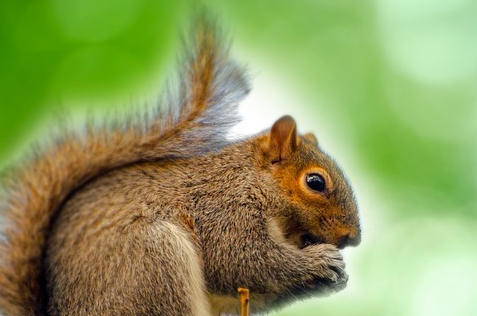
#> input picture lab1-hybrid-image/gui/res/squirrel1.png, 477 x 316 px, found by its file name
$ python fft_20230326231349.py
#> lines starting #> are read from the running program, lines starting #| are printed output that depends on the picture
import cv2
import numpy as np
from matplotlib import pyplot as plt

pairs = [
    ('res/squirrel1.png', 'res/bunny1.png'),
    ('res/cat.jpg', 'res/dog.jpg'),
    ('res/donkey1.png', 'res/zebra1.png'),
]
ksize1, sigma1, ksize2, sigma2 = 39, 11, 21, 5
d1, d2 = 50, 50


def ideal_spectral_filter(shape, d, type='lowpass'):
    m, n = shape
    basic_element = 0 if type == 'lowpass' else 1
    filter_element = 1 if type == 'lowpass' else 0
    h = np.full((m, n), basic_element, dtype=np.float32)
    for i in range(m):
        for j in range(n):
            if np.sqrt((i - m / 2) ** 2 + (j - n / 2) ** 2) <= d:
                    h[i, j] = filter_element
    return h


def spatial_hybrid_image(img1, img2, ksize1, sigma1, ksize2, sigma2):
    img1_low_pass = cv2.GaussianBlur(img1, (ksize1, ksize1), sigma1)
    img2_high_pass = cv2.subtract(img2, cv2.GaussianBlur(img2, (ksize2, ksize2), sigma2))
    hybrid_image = cv2.add(img1_low_pass, img2_high_pass)

    plt.subplot(321), plt.imshow(img1, cmap='gray')
    plt.title('Input Image1'), plt.xticks([]), plt.yticks([])
    plt.subplot(322), plt.imshow(img1_low_pass, cmap='gray')
    plt.title(f'Image1 Low Pass. ksize1 = {ksize1}, sigma1 = {sigma1}'), plt.xticks([]), plt.yticks([])
    plt.subplot(323), plt.imshow(hybrid_image, cmap='gray')
    plt.title('Hybrid Image'), plt.xticks([]), plt.yticks([])
    plt.subplot(324), plt.imshow(img2, cmap='gray')
    plt.title('Input Image2'), plt.xticks([]), plt.yticks([])
    plt.subplot(325), plt.imshow(img2_high_pass, cmap='gray')
    plt.title(f'Image2 High Pass. ksize2 = {ksize2}, sigma2 = {sigma2}'), plt.xticks([]), plt.yticks([])
    plt.show()


def spectral_hybrid_image(image1, image2, d1, d2):  # ref: https://www.youtube.com/watch?v=YVBxM64kpkU
    f1 = np.fft.fft2(np.float32(image1))
    f2 = np.fft.fft2(np.float32(image2))
    f1shift = np.fft.fftshift(f1)
    f2shift = np.fft.fftshift(f2)
    h1 = ideal_spectral_filter(f1.shape, d1, type='lowpass')
    h2 = ideal_spectral_filter(f2.shape, d2, type='highpass')
    f1_filtered = f1shift * h1
    f2_filtered = f2shift * h2
    f1_filtered_shift = np.fft.ifftshift(f1_filtered)
    f2_filtered_shift = np.fft.ifftshift(f2_filtered)
    f1_filtered_ifft = np.fft.ifft2(f1_filtered_shift)
    f2_filtered_ifft = np.fft.ifft2(f2_filtered_shift)
    hybrid_image = np.abs(f1_filtered_ifft) + np.abs(f2_filtered_ifft)
    hybrid_image = (hybrid_image / np.max(hybrid_image) * 255).astype(np.uint8)

    # [23 lines of commented-out code are left out]
    return hybrid_image


def call_back_d1(x):
    global d1
    d1 = x
    hybrid_image = spectral_hybrid_image(img1, img2, d1, d2)
    cv2.imshow('Hybrid Image', hybrid_image)
    show_pyramid_in_canvas(pyramid(hybrid_image, 5))


def call_back_d2(x):
    global d2
    d2 = x
    hybrid_image = spectral_hybrid_image(img1, img2, d1, d2)
    cv2.imshow('Hybrid Image', hybrid_image)
    show_pyramid_in_canvas(pyramid(hybrid_image, 5))


def pyramid(image, level):
    pyr = [image]
    for i in range(level):
        pyr.append(cv2.pyrDown(pyr[i]))
    return pyr


def show_pyramid_in_canvas(pyr):
    canvas = np.zeros((pyr[0].shape[0], np.sum([p.shape[1] for p in pyr])), dtype=np.uint8)
    x = 0
    for p in pyr:
        canvas[:p.shape[0], x:x+p.shape[1]] = p
        x += p.shape[1]
    cv2.imshow('Pyramid', canvas)


if __name__ == '__main__':
    pair_idx = 0
    img1 = cv2.imread(pairs[pair_idx][0], 0)    # read as grayscale
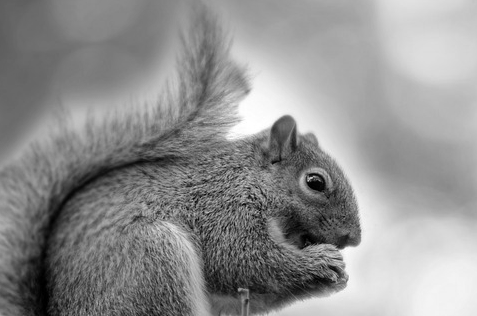
#> img1: shape (316, 477); min 0, max 255, mean 143.5
    img2 = cv2.imread(pairs[pair_idx][1], 0)
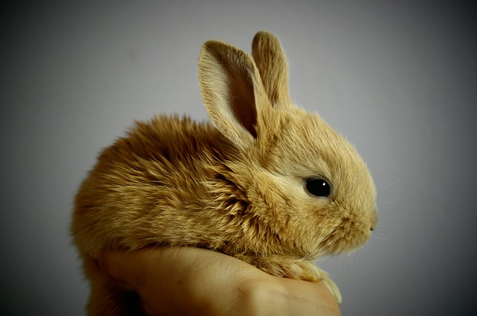
#> input picture lab1-hybrid-image/gui/res/bunny1.png, 477 x 316 px, found by its file name
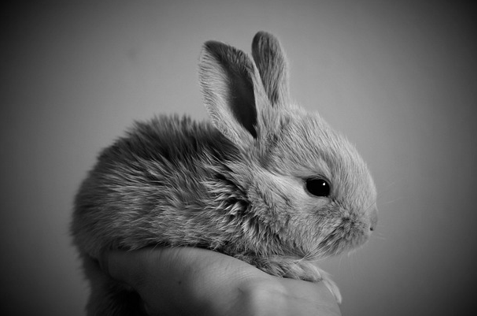
#> img2: shape (316, 477); min 0, max 235, mean 97.6

    # spatial_hybrid_image(img1, img2, ksize1, sigma1, ksize2, sigma2)
    hybrid_image = spectral_hybrid_image(img1, img2, d1, d2)
#> in spectral_hybrid_image, `hybrid_image = np.abs(f1_filtered_ifft) + np.abs(f2_filtered_ifft)`:
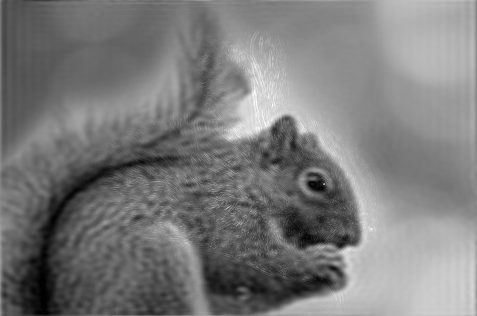
#> hybrid_image: shape (316, 477) float64; min 0.663, max 305, mean 147.6; drawn with min black and max white
    cv2.imshow('Img1', img1)
    cv2.imshow('Img2', img2)
    cv2.imshow('Hybrid Image', hybrid_image)
    show_pyramid_in_canvas(pyramid(hybrid_image, 5))
#> after the loop in pyramid, `for i in range(level):`: pyr = 6 items
#> in show_pyramid_in_canvas, `canvas = np.zeros((pyr[0].shape[0], np.sum([p.shape[1] for p in pyr]))..`: canvas: shape (316, 941); every value is 0
#> the loop in show_pyramid_in_canvas, `for p in pyr:` made 6 passes
#> x on passes 1 to 6: 477, 716, 836, 896, 926, 941
#> after the loop in show_pyramid_in_canvas, `for p in pyr:`:
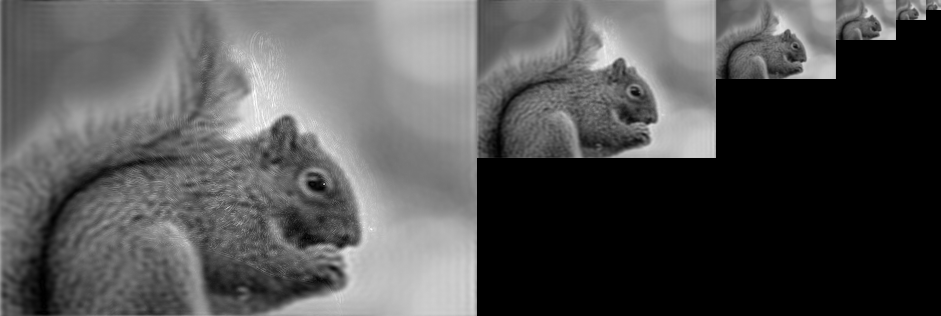
#> canvas: shape (316, 941); min 0, max 255, mean 83.1
#> after the loop in show_pyramid_in_canvas, `for p in pyr:`: x = 941
    cv2.createTrackbar('d1', 'Hybrid Image', 0, 100, call_back_d1)
    cv2.createTrackbar('d2', 'Hybrid Image', 0, 100, call_back_d2)
    cv2.waitKey(0)
